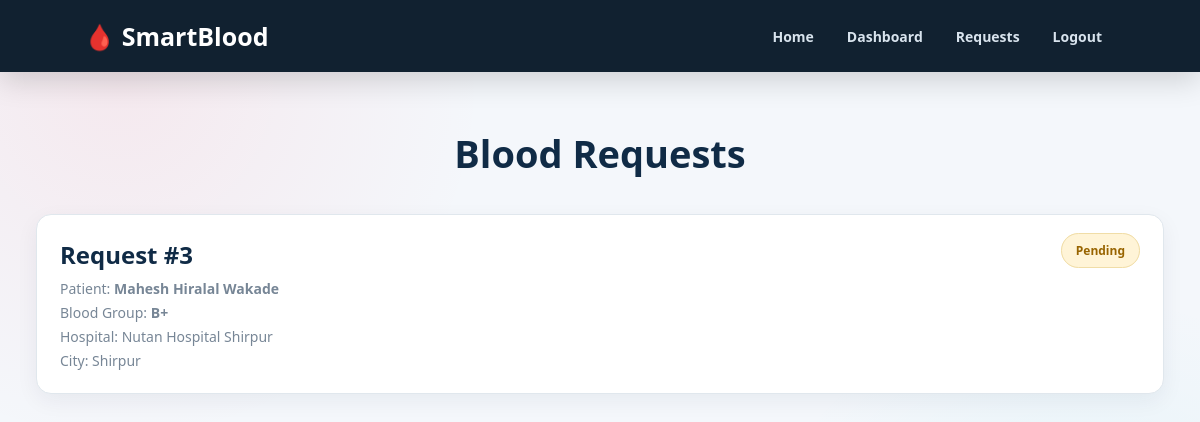
The page /requests (signed in) on the database its author committed.
### tables this page shows
CREATE TABLE blood_requests (
            id INTEGER PRIMARY KEY AUTOINCREMENT,
            receiver_id INTEGER,
            patient_name TEXT NOT NULL,
            blood_group TEXT NOT NULL,
            hospital TEXT NOT NULL,
            city TEXT NOT NULL,
            status TEXT DEFAULT 'Pending'
        );

### app.py (the view)
@app.route("/requests")
def requests():
    user = get_current_user()
    if not user:
        return redirect("/login")
    conn = get_db()
    blood_requests = conn.execute("""
        SELECT *
        FROM blood_requests
        ORDER BY id DESC
    """).fetchall()
    conn.close()
    return render_template(
        "requests.html",
        requests=blood_requests
    )

### app.py (called while the page is built)
def get_db():
    conn = sqlite3.connect(DATABASE)
    conn.row_factory = sqlite3.Row
    return conn

def get_current_user():
    if "user_id" not in session:
        return None
    conn = get_db()
    user = conn.execute("""
        SELECT *
        FROM users
        WHERE id = ?
    """, (session["user_id"],)).fetchone()
    conn.close()
    return user

### templates/requests.html (shortened to what this page needs)
<!DOCTYPE html>
<html lang="en">
<head>
    <link rel="stylesheet"
          href="{{ url_for('static', filename='style.css') }}">
</head>
<body>
<header>
    <div class="logo">
        🩸 SmartBlood
    </div>
    <nav>
        <a href="/">Home</a>
        {% if session.get("role") == "donor" %}
            <a href="/donor-dashboard">
                Dashboard
            </a>
        {% elif session.get("role") == "receiver" %}
            <a href="/receiver-dashboard">
                Dashboard
            </a>
        {% endif %}
        <a href="/requests">
            Requests
        </a>
        <a href="/logout">
            Logout
        </a>
    </nav>
</header>
<div class="admin-container">
    <h1>Blood Requests</h1>
    {% if requests %}
    <div class="request-list">
        {% for req in requests %}
        <div class="request-card">
            <div>
                <h2>
                    Request #{{ req["id"] }}
                </h2>
                <p>
                    Patient:
                    <strong>
                        {{ req["patient_name"] }}
                    </strong>
                </p>
                <p>
                    Blood Group:
                    <strong>
                        {{ req["blood_group"] }}
                    </strong>
                </p>
                <p>
                    Hospital:
                    {{ req["hospital"] }}
                </p>
                <p>
                    City:
                    {{ req["city"] }}
                </p>
            </div>
            <div>
                <span class="status">
                    {{ req["status"] }}
                </span>
            </div>
        </div>
        {% endfor %}
    </div>
    {% endif %}
</div>
</body>
</html>

### Static/style.css (style rules this page uses)
* { margin: 0; padding: 0; box-sizing: border-box; }
html { scroll-behavior: smooth; }
body { font-family: "Segoe UI", Arial, sans-serif; color: #182433; background: radial-gradient( circle at 10% 10%, rgba(255, 64, 88, 0.08), transparent 28% ), radial-gradient( circle at 90% 80%, rgba(0, 188, 212, 0.08), transparent 28% ), #f4f7fb; min-height: 100vh; }
header { position: sticky; top: 0; z-index: 1000; min-height: 72px; padding: 0 7%; display: flex; align-items: center; justify-content: space-between; background: rgba(8, 24, 40, 0.96); box-shadow: 0 8px 30px rgba(0, 0, 0, 0.16); backdrop-filter: blur(12px); }
.logo { color: white; font-size: 25px; font-weight: 800; cursor: pointer; transition: 0.3s ease; }
nav { display: flex; align-items: center; gap: 5px; }
nav a { position: relative; padding: 9px 14px; color: #d8e3ed; text-decoration: none; font-size: 14px; font-weight: 600; border-radius: 8px; transition: color 0.3s ease, background 0.3s ease, transform 0.3s ease; }
nav a::after { content: ""; position: absolute; left: 50%; bottom: 3px; width: 0; height: 2px; background: #00d4ff; transform: translateX(-50%); transition: width 0.3s ease; }
.request-list { display: flex; flex-direction: column; gap: 15px; }
.request-card { display: flex; align-items: flex-start; justify-content: space-between; gap: 20px; padding: 23px; background: white; border: 1px solid #e0e7ed; border-radius: 15px; box-shadow: 0 7px 22px rgba(10,35,60,0.06); transition: transform 0.3s ease, box-shadow 0.3s ease; }
.request-card h2, .request-card h3 { color: #102b46; margin-bottom: 8px; }
.request-card p { color: #778696; font-size: 14px; margin-top: 5px; }
.status { padding: 8px 14px; border-radius: 20px; background: #fff4d7; color: #986400; border: 1px solid #f0dda7; font-size: 12px; font-weight: 800; }
.admin-container { width: 1150px; max-width: 94%; margin: 55px auto; }
.admin-container > h1 { color: #102b46; text-align: center; font-size: 38px; margin-bottom: 35px; }

### rows shown on the page
blood_requests: id "3", patient_name "Mahesh Hiralal Wakade", blood_group "B+", hospital "Nutan Hospital Shirpur", city "Shirpur", status "Pending"
